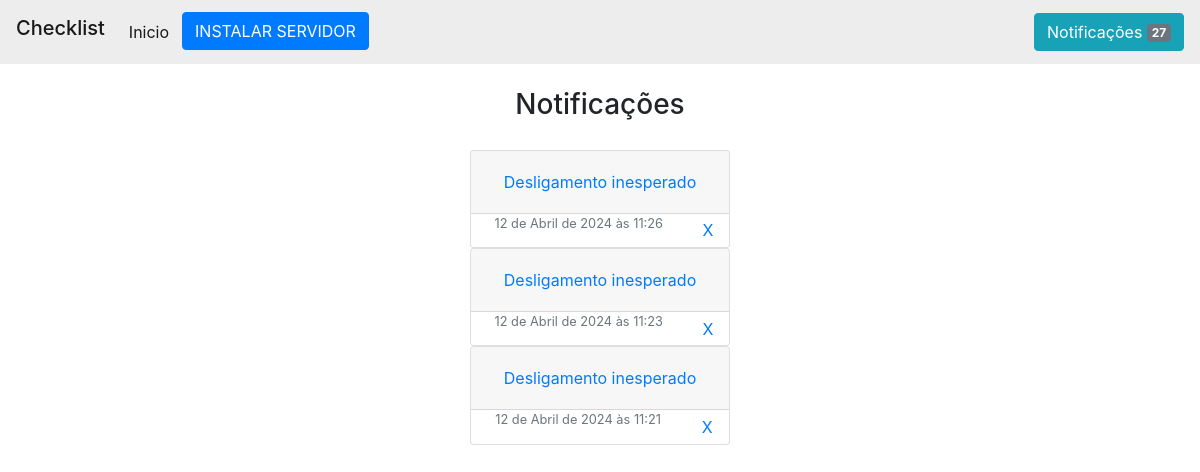
Page /detail/9 (signed in) on the earlier database version.
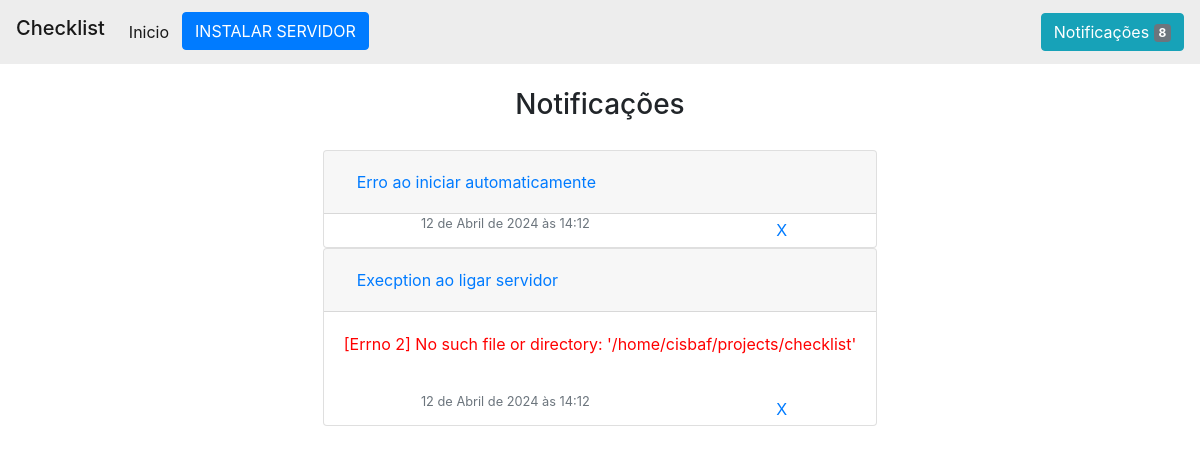
Same page on the later database version.
### program/models.py (models this page shows, shortened)
class Notification(models.Model):
    program = models.ForeignKey(Program, on_delete=models.CASCADE)
    desc = models.CharField(max_length=200, null=True, blank=True)
    error = models.CharField(max_length=500, null=True, blank=True)
    date = models.DateTimeField(default=timezone.now, null=True)
    checked = models.BooleanField(default=False, null=True)

### program/views.py (the view)
# urls.py: path('detail/<int:pk>', views.detail, name='detail'),
def detail(request, pk):
    if not request.user.is_authenticated or not request.user.is_staff:
        return HttpResponseForbidden("Você não tem permissão para acessar esta página.")
    program = ListPrograms.get_program_by_id(pk)
    if not program:
        messages.add_message(request, messages.ERROR, 'Servidor não encontrado')
        return redirect('/')
    installed = ProgramController.exist_folder(program)
    notifys = Notification.objects.filter(program=program).order_by('-id')
    sub_programs = program.sub_programs.all()
    context = {
        'program': program,
        'installed': installed,
        'notifys': notifys,
        'sub_programs': sub_programs
    }
    return render(request, 'detail.html', implement_context(context))

### controller/list.py (called while the page is built)
  @classmethod
  def get_program_by_id(cls, program_id: int):
    if not ListPrograms.programs or not ListPrograms.controller:
      raise Exception("Programas não defindo")
    for program in ListPrograms.programs:
        if program.id == program_id:
            return program
    return None

### controller/program.py (called while the page is built)
  @classmethod
  def exist_folder(cls, program: Program) -> bool:
    base_path = Config.objects.first().path_programs
    path = os.path.join(base_path, program.folder)
    return os.path.exists(path)

### program/views.py (called while the page is built)
def implement_context(context: dict):
    context['notifications'] = Notification.objects.filter(checked=False)
    return context

### program/templates/detail.html (shortened to what this page needs)
{% extends 'base.html' %}
{% block bar_title %} {{program.name}} {% endblock %}
{% block header%}
    {% if not installed %}
        <li class="nav-item active">
            <button type="button" class="btn btn-primary" data-toggle="modal" data-target="#exampleModal">INSTALAR SERVIDOR</button>
        </li>
    {% else %}
        {% if not program.status %}
            <li class="nav-item active">
                <a class="nav-link" style="color:red;" href="{% url 'uninstall' program.pk %}">Desinstalar Servidor<span class="sr-only">(current)</span></a>
            </li>
        {% endif %}
    {% endif %}
{% endblock %}
{% block body%}
    <div class="container">
       <div class="d-flex align-items-center flex-column" style="gap:20px;">
        <h3>Notificações</h3>
        {% if notifys %}
          <div style="max-height: 60vh; overflow: auto;">
          {% for notify in notifys %}
            <div id="accordion">
              <div class="card">
                <div class="card-header" id="headingOne">
                  <h5 class="mb-0">
                    <button class="btn btn-link" data-toggle="collapse" data-target="#collapseOne" aria-expanded="true" aria-controls="collapseOne">
                      {{ notify.desc }}
                    </button>
                  </h5>
                </div>
                <div id="collapseOne" class="collapse show" aria-labelledby="headingOne" data-parent="#accordion">
                  {% if notify.error %}
                    <div class="card-body">
                      <p style="color: red;">
                        {{ notify.error }}
                      </p>
                    </div>
                  {% endif %}
                  <div class="d-flex justify-content-around align-items-center">
                    <h6 class="card-subtitle mb-2 text-muted small p-2 ">{{ notify.date }}</h6>
                    <a href="{% url 'remove_notification' notify.pk %}" class="card-link">X</a>
                  </div>
                </div>
              </div>
          {% endfor %}
          </div>
        {% else %}
              <h3 style="color: grey;"> Nenhuma atividade </h3>
        {% endif %}
    </div>
{% endblock %}

Differences in the rows shown:
removed Notification: desc "Desligamento inesperado", date "12 de Abril de 2024 às 11:26"
removed Notification: desc "Desligamento inesperado", date "12 de Abril de 2024 às 11:23"
removed Notification: desc "Desligamento inesperado", date "12 de Abril de 2024 às 11:21"
added Notification: desc "Erro ao iniciar automaticamente", date "12 de Abril de 2024 às 14:12"
added Notification: desc "Execption ao ligar servidor", error "[Errno 2] No such file or directory: '/home/cisbaf/projects/checklist'", date "12 de Abril de 2024 às 14:12"
Other differences:
{{ notifications|length }}: "27" → "8"
